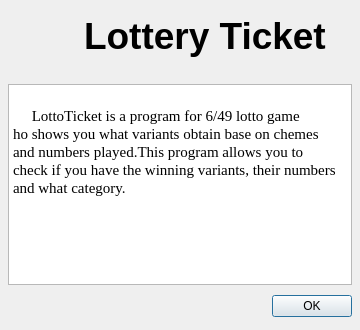
<?xml version="1.0" encoding="UTF-8"?>
<ui version="4.0">
 <class>aboutWidget</class>
 <widget class="QDialog" name="aboutWidget">
  <property name="geometry">
   <rect>
    <x>0</x>
    <y>0</y>
    <width>360</width>
    <height>330</height>
   </rect>
  </property>
  <property name="minimumSize">
   <size>
    <width>360</width>
    <height>330</height>
   </size>
  </property>
  <property name="maximumSize">
   <size>
    <width>360</width>
    <height>330</height>
   </size>
  </property>
  <property name="windowTitle">
   <string>About LottoTicket</string>
  </property>
  <property name="windowIcon">
   <iconset resource="../build/images/resurce.qrc">
    <normaloff>:/icons/about.png</normaloff>:/icons/about.png</iconset>
  </property>
  <layout class="QVBoxLayout">
   <property name="spacing">
    <number>6</number>
   </property>
   <property name="margin">
    <number>8</number>
   </property>
   <item>
    <layout class="QHBoxLayout">
     <property name="spacing">
      <number>6</number>
     </property>
     <property name="margin">
      <number>0</number>
     </property>
     <item>
      <widget class="QLabel" name="pixIcon">
       <property name="minimumSize">
        <size>
         <width>70</width>
         <height>70</height>
        </size>
       </property>
       <property name="maximumSize">
        <size>
         <width>70</width>
         <height>70</height>
        </size>
       </property>
       <property name="text">
        <string/>
       </property>
       <property name="pixmap">
        <pixmap resource="../build/images/resurce.qrc">:/icons/Lotto649.png</pixmap>
       </property>
       <property name="scaledContents">
        <bool>true</bool>
       </property>
      </widget>
     </item>
     <item>
      <widget class="QLabel" name="lblTitle">
       <property name="text">
        <string>&lt;!DOCTYPE HTML PUBLIC &quot;-//W3C//DTD HTML 4.0//EN&quot; &quot;http://www.w3.org/TR/REC-html40/strict.dtd&quot;&gt;
&lt;html&gt;&lt;head&gt;&lt;meta name=&quot;qrichtext&quot; content=&quot;1&quot; /&gt;&lt;style type=&quot;text/css&quot;&gt;
p, li { white-space: pre-wrap; }
&lt;/style&gt;&lt;/head&gt;&lt;body style=&quot; font-family:'MS Shell Dlg 2'; font-size:8.25pt; font-weight:400; font-style:normal;&quot;&gt;
&lt;p style=&quot; margin-top:0px; margin-bottom:0px; margin-left:0px; margin-right:0px; -qt-block-indent:0; text-indent:0px;&quot;&gt;&lt;span style=&quot; font-family:'Sans Serif'; font-size:28pt; font-weight:600;&quot;&gt;Lottery Ticket&lt;/span&gt;&lt;/p&gt;
&lt;p style=&quot;-qt-paragraph-type:empty; margin-top:0px; margin-bottom:0px; margin-left:0px; margin-right:0px; -qt-block-indent:0; text-indent:0px; font-size:8pt;&quot;&gt;&lt;/p&gt;&lt;/body&gt;&lt;/html&gt;</string>
       </property>
      </widget>
     </item>
    </layout>
   </item>
   <item>
    <widget class="QTextEdit" name="textEdit">
     <property name="font">
      <font>
       <family>Times New Roman</family>
       <pointsize>11</pointsize>
       <weight>50</weight>
       <italic>false</italic>
       <bold>false</bold>
       <underline>false</underline>
       <strikeout>false</strikeout>
      </font>
     </property>
     <property name="readOnly">
      <bool>true</bool>
     </property>
     <property name="html">
      <string>&lt;!DOCTYPE HTML PUBLIC &quot;-//W3C//DTD HTML 4.0//EN&quot; &quot;http://www.w3.org/TR/REC-html40/strict.dtd&quot;&gt;
&lt;html&gt;&lt;head&gt;&lt;meta name=&quot;qrichtext&quot; content=&quot;1&quot; /&gt;&lt;style type=&quot;text/css&quot;&gt;
p, li { white-space: pre-wrap; }
&lt;/style&gt;&lt;/head&gt;&lt;body style=&quot; font-family:'Times New Roman'; font-size:11pt; font-weight:400; font-style:normal;&quot;&gt;
&lt;p style=&quot;-qt-paragraph-type:empty; margin-top:0px; margin-bottom:0px; margin-left:0px; margin-right:0px; -qt-block-indent:0; text-indent:0px;&quot;&gt;&lt;/p&gt;
&lt;p style=&quot; margin-top:0px; margin-bottom:0px; margin-left:0px; margin-right:0px; -qt-block-indent:0; text-indent:0px;&quot;&gt;     LottoTicket is a program for 6/49 lotto game&lt;/p&gt;
&lt;p style=&quot; margin-top:0px; margin-bottom:0px; margin-left:0px; margin-right:0px; -qt-block-indent:0; text-indent:0px;&quot;&gt;ho shows you what variants obtain base on chemes&lt;/p&gt;
&lt;p style=&quot; margin-top:0px; margin-bottom:0px; margin-left:0px; margin-right:0px; -qt-block-indent:0; text-indent:0px;&quot;&gt;and numbers played.This program allows you to&lt;/p&gt;
&lt;p style=&quot; margin-top:0px; margin-bottom:0px; margin-left:0px; margin-right:0px; -qt-block-indent:0; text-indent:0px;&quot;&gt;check if you have the winning variants, their numbers&lt;/p&gt;
&lt;p style=&quot; margin-top:0px; margin-bottom:0px; margin-left:0px; margin-right:0px; -qt-block-indent:0; text-indent:0px;&quot;&gt;and what category.&lt;/p&gt;&lt;/body&gt;&lt;/html&gt;</string>
     </property>
    </widget>
   </item>
   <item>
    <layout class="QHBoxLayout">
     <property name="spacing">
      <number>6</number>
     </property>
     <property name="margin">
      <number>0</number>
     </property>
     <item>
      <spacer>
       <property name="orientation">
        <enum>Qt::Horizontal</enum>
       </property>
       <property name="sizeHint" stdset="0">
        <size>
         <width>131</width>
         <height>31</height>
        </size>
       </property>
      </spacer>
     </item>
     <item>
      <widget class="QPushButton" name="okButton">
       <property name="text">
        <string>OK</string>
       </property>
      </widget>
     </item>
    </layout>
   </item>
  </layout>
 </widget>
 <resources>
  <include location="../build/images/resurce.qrc"/>
 </resources>
 <connections>
  <connection>
   <sender>okButton</sender>
   <signal>clicked()</signal>
   <receiver>aboutWidget</receiver>
   <slot>accept()</slot>
   <hints>
    <hint type="sourcelabel">
     <x>278</x>
     <y>253</y>
    </hint>
    <hint type="destinationlabel">
     <x>96</x>
     <y>254</y>
    </hint>
   </hints>
  </connection>
 </connections>
</ui>
